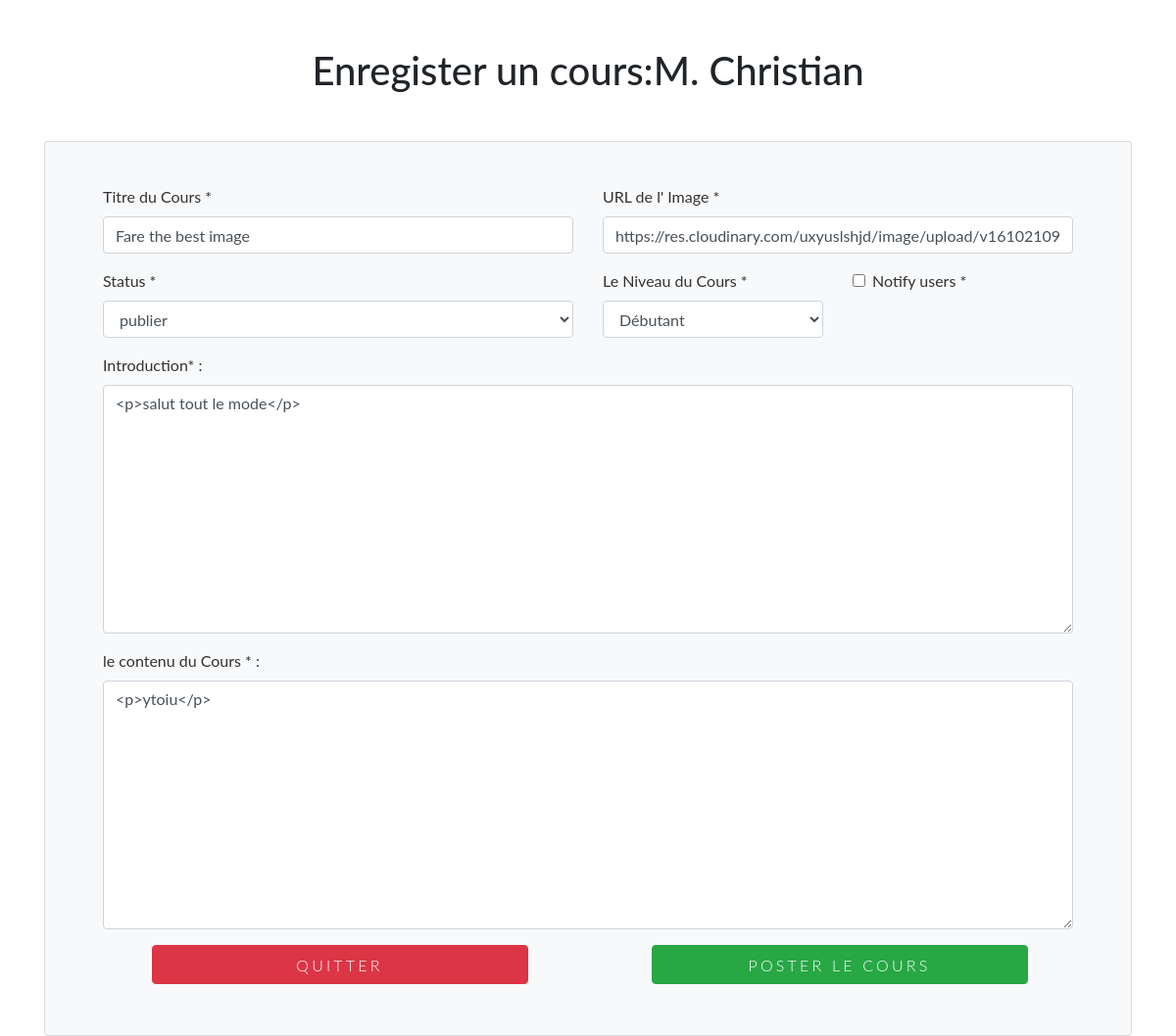
Page /python-course/fare-the-best-image/edit (signed in) on the earlier database version.
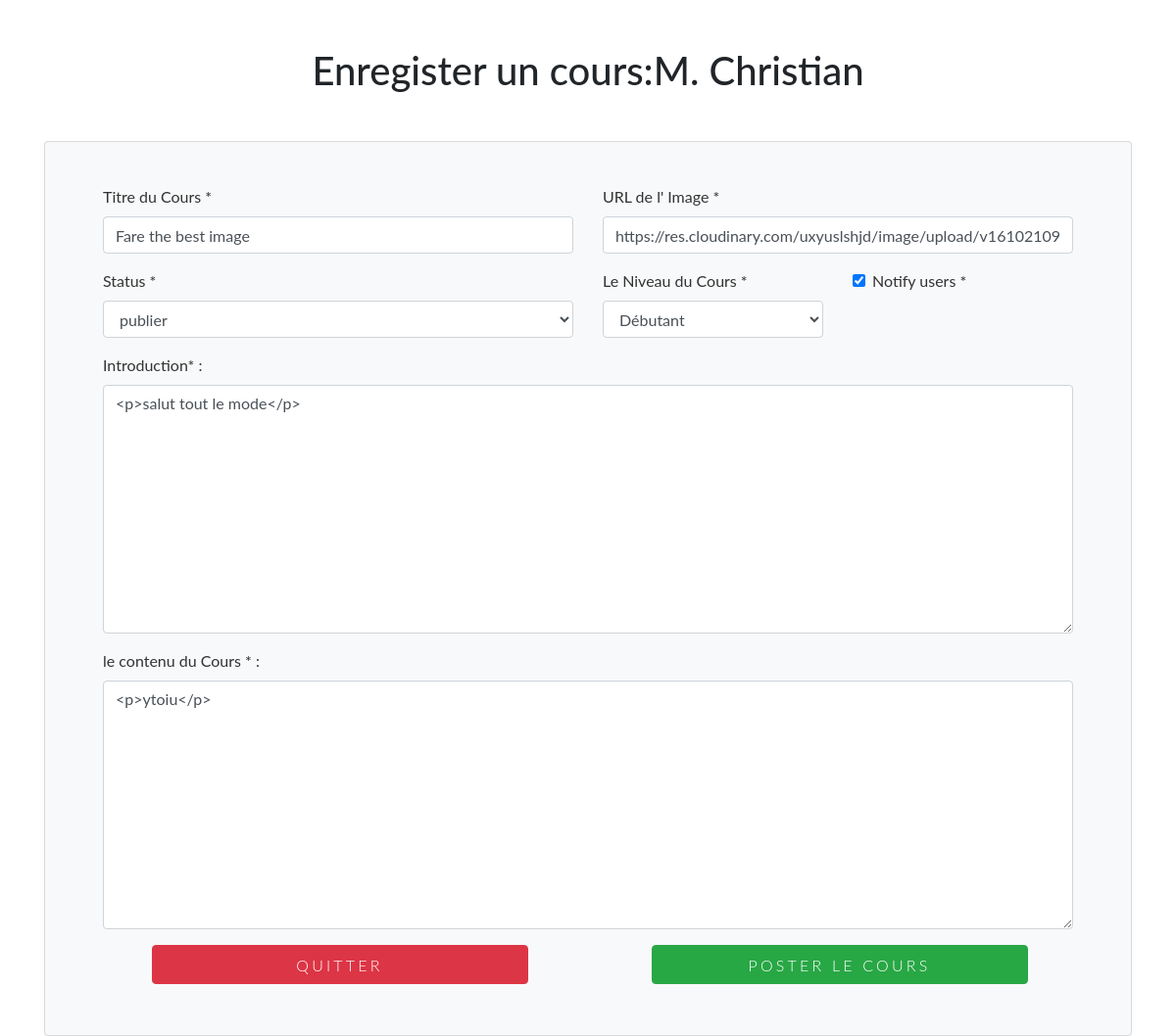
Same page on the later database version.
### posting/models.py (models this page shows, shortened)
class Course(models.Model):
    title = models.CharField(max_length=225)
    level = models.ForeignKey(to=Level, on_delete=models.CASCADE)
    author = models.ForeignKey(to=User, on_delete=models.CASCADE)
    date = models.DateTimeField(auto_now_add=True)
    status = models.CharField(choices=course_status, max_length=13, default="corbeille")
    slug = models.SlugField(blank=True, unique=True)
    body = RichTextUploadingField(verbose_name='content')
    intro = RichTextUploadingField(blank=1, null=1, config_name="extrait")
    img_link = models.URLField(blank=True, null=True)
    notify_users = models.BooleanField(default=False)
    notify_time = models.DateTimeField(blank=True, null=True, auto_now_add=False)

### posting/views.py (the view)
# urls.py: path('python-course/<slug:slug>/edit', CourseUpdate.as_view(), name="update"),
class CourseUpdate(usermixin, UpdateView):
    permission_required = "posting.change_course"
    model = Course
    form_class = CourseForm
    template_name = "adminUsers/create.html"

### posting/models.py (called while the page is built)
    def __str__(self):
        return self.level

### posting/views.py (called while the page is built)
    def dispatch(self, request, *args, **kwargs):
        if (not self.request.user.is_authenticated):
            return redirect_to_login(self.request.get_full_path(), self.get_login_url(), self.get_redirect_field_name())
        if not self.has_permission():
            raise Http404
        return super(usermixin, self).dispatch(request, *args, **kwargs)

### templates/adminUsers/create.html (shortened to what this page needs)
{% extends "adminUsers/__base__.html" %}
{% block content %}
<div class="container"> <div class=" text-center mt-5 ">
    <h1>Enregister un cours:M. {{request.user}}</h1>
</div>
<div class="row ">
    <div class="col-lg-12 mx-auto">
        <div class="card mt-2 mx-auto p-4 bg-light">
            <div class="card-body bg-light">
                <div class="container">
                    <form id="contact-form" role="form" method="POST" enctype = "multipart/form-data"> {% csrf_token %}
                        <div class="controls">
                            <div class="row">
                                <div class="col-md-6">
                                    <div class="form-group">
                                         <label for="{{ form.title.id_for_label }}">{{ form.title.label }} *</label>
                                         {{form.title}}
                                    </div>
                                </div>
                                <div class="col-md-6">
                                    <div class="form-group">
                                         <label for="{{ form.img_link.id_for_label }}">{{ form.img_link.label }} *</label>
                                         {{form.img_link}}
                                    </div>
                                </div>
                            </div>
                            <div class="row">
                                <div class="col-md-6">
                                    <div class="form-group">
                                         <label for="{{ form.status.id_for_label }}">{{ form.status.label }} *</label>
                                         {{form.status}}
                                    </div>
                                </div>
                                <div class="col-md-3">
                                    <div class="form-group">
                                         <label for="{{ form.level.id_for_label }}">{{ form.level.label }} *</label>
                                         {{form.level}}
                                    </div>
                                </div>
                                <div class="col-md-3">
                                    <div class="form-check">
                                        {{form.notify_users}}
                                         <label for="form-email" class="form-check-label">{{ form.notify_users.label }} *</label>
                                    </div>
                                </div>
                            </div>
                            <div class="row">
                                <div class="col-md-12">
                                    <div class="form-group"> <label for="{{ form.intro.id_for_label }}">{{form.intro.label }}* :</label><br> {{form.intro}}</div>
                                </div>
                            </div>
                            <div class="row">
                                <div class="col-md-12">
                                    <div class="form-group"> <label for="{{ form.intro.id_for_label }}">{{form.body.label }}* :</label> <br>{{form.body}}</div>
                                </div>
                                <div class="col-md-6 text-center mb-2"> <a href="{% url 'homepage' %}" target="_blank" rel="noopener noreferrer" class="btn btn-danger btn-send pt-2" id="back">Quitter</a></div>
                                <div class="col-md-6 text-center"> <input type="submit" class="btn btn-success btn-send pt-2 " value="Poster le Cours"> </div>
                            </div>
                        </div>
                    </form>
                </div>
            </div>
        </div>
    </div>
</div>
</div>
{% endblock content %}

Differences in the rows shown:
changed Course "Fare the best image": notify_users "☐" → "☑"
